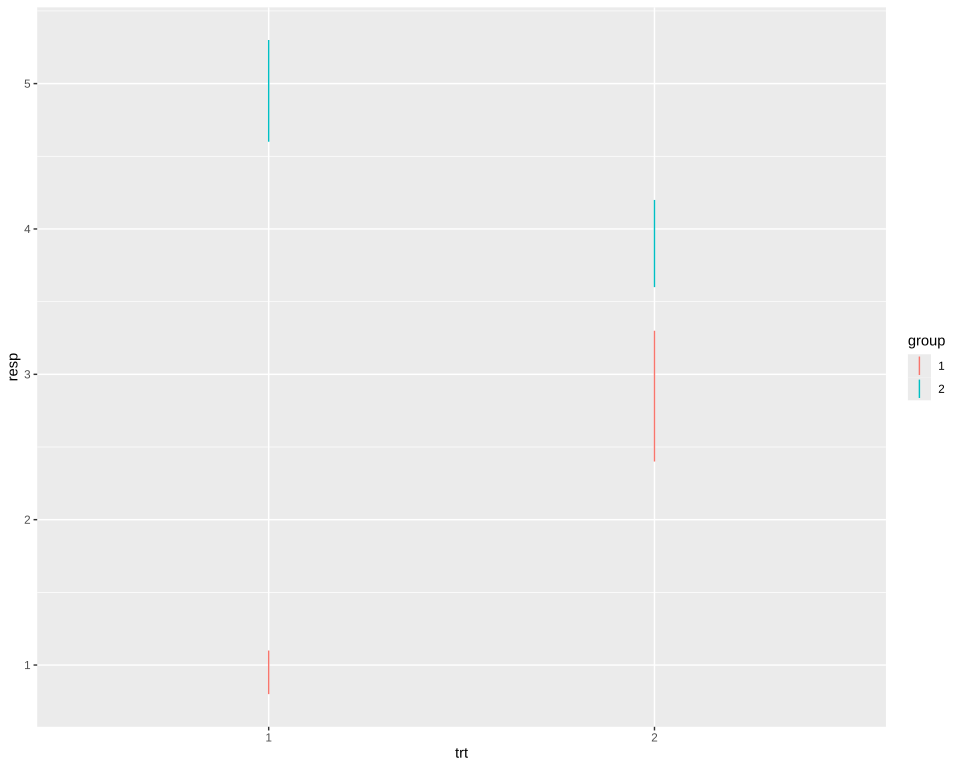

Write R code to recreate this figure.
# The plot test/golden/linerange.svg draws, drawn by ggplot2 itself, as ggplot2's own visual tests
# draw their snapshots: the independent check on that golden whenever it changes. The suite never
# runs this; it needs R, ggplot2 and vdiffr, saved as the Docker image giggly-r:ggplot2-4.0.3. From
# the repository's root:
#
#   docker run --rm -v "$PWD/test/golden":/golden:ro giggly-r:ggplot2-4.0.3 \
#     Rscript /golden/linerange.R > linerange.ggplot2.svg
#
# and compare the two drawings element by element, as test/golden/point.R does.
#
# Line ranges from the reference page's table, each group's colour in a legend whose keys run up
# the key, as draw_key_linerange() draws a vertical layer's.
# First checked with ggplot2 4.0.3 and vdiffr 1.0.9: every element and clip path matches, the x
# axis drawn before the y as in test/golden/point.R.

library(ggplot2)

df <- data.frame(
  trt = factor(c(1, 1, 2, 2)),
  resp = c(1, 5, 3, 4),
  group = factor(c(1, 2, 1, 2)),
  upper = c(1.1, 5.3, 3.3, 4.2),
  lower = c(0.8, 4.6, 2.4, 3.6)
)

plot <- ggplot(df, aes(trt, resp, colour = group)) +
  geom_linerange(aes(ymin = lower, ymax = upper)) +
  theme_gray()

file <- tempfile(fileext = ".svg")
vdiffr::write_svg(plot, file)
cat(readLines(file), sep = "\n")
